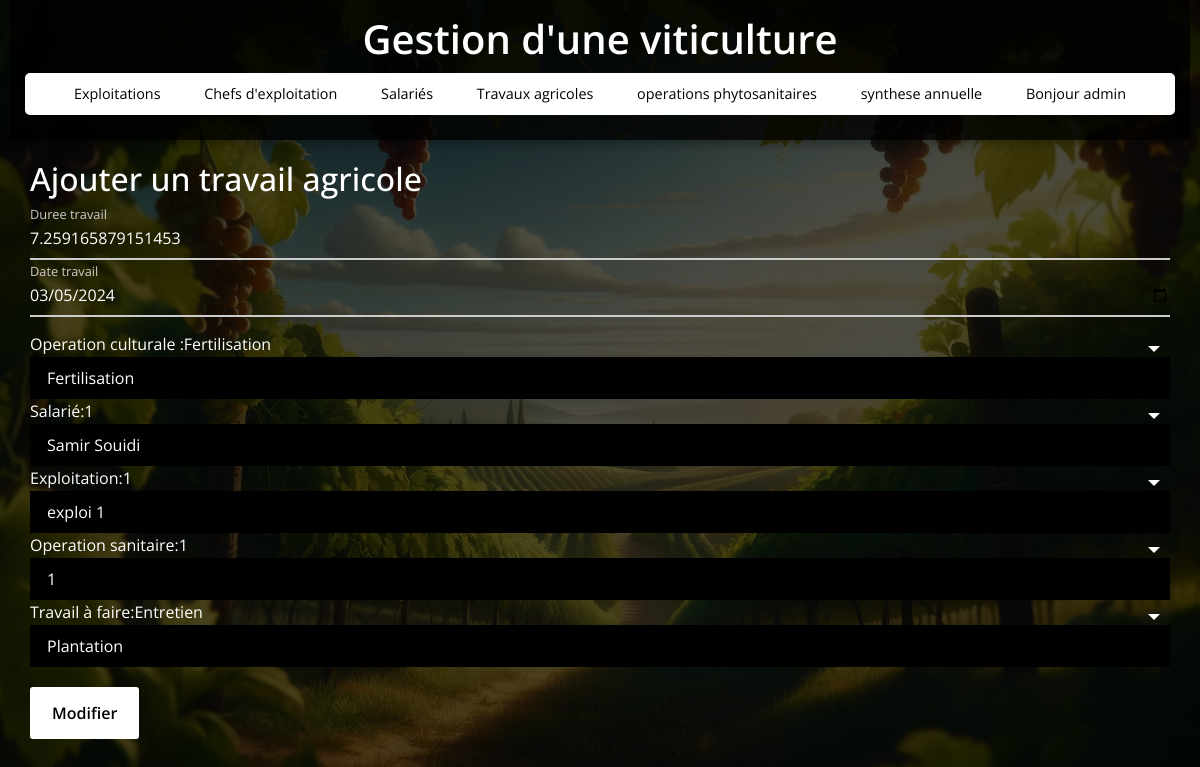
Page /travaux/edit/102 (signed in) on the committed database.
### tables this page shows
CREATE TABLE travaux_agricoles (
                    id_travail INTEGER PRIMARY KEY,
                    type_travail TEXT,
                    date_travail TEXT,
                    id_exploitation INTEGER,
                    salarie_id INTEGER,
                    operation_culturale TEXT,
                    Duree FLOAT,
                    id_operation_sanitaire INTEGER,
                    FOREIGN KEY(id_operation_sanitaire) REFERENCES operations_phytosanitaires(id_operation_sanitaire),
                    FOREIGN KEY(id_exploitation) REFERENCES exploitations(id_exploitation)
                );

CREATE TABLE salaries (
                    id_salarie INTEGER PRIMARY KEY,
                    identifiant_sal TEXT,
                    nom_salarie TEXT,
                    prenom_salarie TEXT,
                    date_embauche TEXT,
                    id_exploitation INTEGER,
                    FOREIGN KEY(id_exploitation) REFERENCES exploitations(id_exploitation)
                );

CREATE TABLE exploitations (
                    id_exploitation INTEGER PRIMARY KEY,
                    nom_exploitation TEXT,
                    superficie REAL
                );

### app.py (the view, shortened to what this page needs)
@app.route('/travaux/edit/<int:id>', methods=('GET', 'POST'))
def edit_travail(id):
    if 'user_id' not in session:
        return redirect(url_for('login'))
    conn = get_db_connection()
    travail = conn.execute('SELECT * FROM travaux_agricoles WHERE id_travail = ?', (id,)).fetchone()
    exploitations = conn.execute('SELECT * FROM exploitations').fetchall()  # Récupérer toutes les exploitations
    salaries = conn.execute('SELECT * FROM salaries').fetchall()  # Récupérer toutes les salaries
    conn.close()
    return render_template('edit_travail.html', travail=travail, exploitations=exploitations,salaries=salaries)

### app.py (called while the page is built)
def get_db_connection():
    conn = sqlite3.connect(DB_NAME)
    conn.row_factory = sqlite3.Row  # Retourne les résultats sous forme de dictionnaire
    return conn

### templates/edit_travail.html (shortened to what this page needs)
{% extends 'base.html' %}
{% block content %}
    <h2>Ajouter un travail agricole </h2>
    <form action="{{ url_for('edit_travail', id=travail.id_travail) }}" method="POST">
        <div class="input-field">
            <input type="text"  name="duree" value="{{ travail.duree }}" id="duree" required>
            <label>Duree travail</label>
        </div>
        <div class="input-field">
            <input type="date"  name="date_travail" value="{{ travail.date_travail }}" id="date_travail" required>
            <label>Date travail</label>
        </div>
        <div class="custom-select" style="width:100%">
            <label>Operation culturale :{{ travail.operation_culturale }}</label>
            <select id="operation_culturale" name="operation_culturale" required>
                <option value="Fertilisation" {% if travail.operation_culturale == "Fertilisation" %}selected{% endif %}>Fertilisation</option>
            </select>
        </div>
        <div class="custom-select" style="width:100%">
            <label>Salarié:{{ travail.salarie_id }}</label>
            <select id="salarie_id" name="salarie_id" required>
                {% for salarie in salaries %}
                    <option value="{{ salarie.id_salarie }}"
                    {% if salarie.id_salarie == travail.salarie_id %}selected{% endif %}
                     >{{ salarie.nom_salarie }} {{ salarie.prenom_salarie }}</option>
                {% endfor %}
            </select>
        </div>
        <div class="custom-select" style="width:100%">
            <label>Exploitation:{{ travail.id_exploitation }}</label>
            <select id="id_exploitation" name="id_exploitation" required>
                {% for exploitation in exploitations %}
                    <option value="{{ exploitation.id_exploitation }}"
                    {% if exploitation.id_exploitation == travail.id_exploitation %}selected{% endif %}
                     >{{ exploitation.nom_exploitation }}</option>
                {% endfor %}
            </select>
        </div>
        <div class="custom-select" style="width:100%">
            <label>Operation sanitaire:{{ travail.id_operation_sanitaire }}</label>
            <select id="id_operation_sanitaire" name="id_operation_sanitaire" required>
                <option value="1" {% if travail.operation_culturale == '1' %}selected{% endif %}>1</option>
            </select>
        </div>
        <div class="custom-select" style="width:100%">
            <label>Travail à faire:{{ travail.type_travail }}</label>
            <select id="type_travail" name="type_travail" required>
                <option value="Plantation" {% if travail.operation_culturale == 'Plantation' %}selected{% endif %}>Plantation</option>
            </select>
        </div>
        <button class="button"  type="submit">Modifier</button>
    </form>
{% endblock %}

### static/style.css (style rules this page uses)
* { margin: 0; padding: 0; box-sizing: border-box; font-family: "Open Sans", sans-serif; }
body { display: flex; flex-direction: column; align-items: center; justify-content: flex-start; min-height: 100vh; width: 100%; background: url("./img/viticulture.webp") center/cover no-repeat, #000; padding: 0 10px; position: relative; overflow-y: auto; color: #fff; }
body::before { content: ""; position: absolute; width: 100%; height: 100%; background: rgba(0, 0, 0, 0.7); z-index: -1; }
h2 { font-size: 2rem; margin-bottom: 20px; color: #fff; }
.input-field { position: relative; border-bottom: 2px solid #ccc; margin: 15px 0; }
.input-field label { position: absolute; top: 50%; left: 0; transform: translateY(-50%); color: #ccc; font-size: 16px; pointer-events: none; transition: 0.15s ease; }
.input-field input { width: 100%; height: 40px; background: transparent; border: none; outline: none; font-size: 16px; color: #fff; }
.input-field input:focus~label, .input-field input:valid~label { font-size: 0.8rem; top: 10px; transform: translateY(-120%); }
.button { background: #fff; color: #000; font-weight: 600; border: none; padding: 12px 20px; cursor: pointer; border-radius: 3px; font-size: 16px; border: 2px solid transparent; transition: 0.3s ease; margin-top: 20px; }
.custom-select { position: relative; font-family: Arial; }
.custom-select select { display: none; }

### rows in the picture
travaux_agricoles: duree "7.259165879151453", date_travail "03/05/2024", operation_culturale "Fertilisation", salarie_id "1", id_exploitation "1", id_operation_sanitaire "1", type_travail "Entretien"
salaries: nom_salarie "Samir", prenom_salarie "Souidi"
exploitations: nom_exploitation "exploi 1"

### other values in the picture
{{ session.get('admin') }} "admin"
